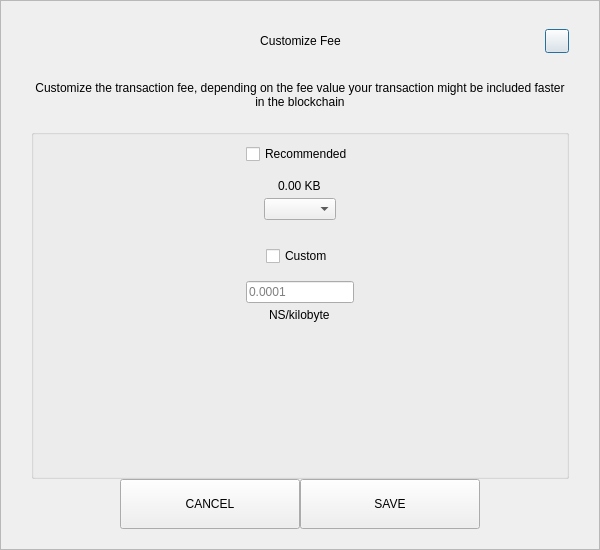
<?xml version="1.0" encoding="UTF-8"?>
<ui version="4.0">
 <class>SendCustomFeeDialog</class>
 <widget class="QDialog" name="SendCustomFeeDialog">
  <property name="geometry">
   <rect>
    <x>0</x>
    <y>0</y>
    <width>600</width>
    <height>550</height>
   </rect>
  </property>
  <property name="windowTitle">
   <string>Form</string>
  </property>
  <layout class="QVBoxLayout" name="verticalLayout_3">
   <property name="spacing">
    <number>0</number>
   </property>
   <property name="leftMargin">
    <number>0</number>
   </property>
   <property name="topMargin">
    <number>0</number>
   </property>
   <property name="rightMargin">
    <number>0</number>
   </property>
   <property name="bottomMargin">
    <number>0</number>
   </property>
   <item>
    <widget class="QFrame" name="frame">
     <property name="styleSheet">
      <string notr="true"/>
     </property>
     <property name="frameShape">
      <enum>QFrame::StyledPanel</enum>
     </property>
     <property name="frameShadow">
      <enum>QFrame::Raised</enum>
     </property>
     <layout class="QVBoxLayout" name="verticalLayout_2">
      <property name="spacing">
       <number>0</number>
      </property>
      <property name="leftMargin">
       <number>30</number>
      </property>
      <property name="topMargin">
       <number>20</number>
      </property>
      <property name="rightMargin">
       <number>30</number>
      </property>
      <property name="bottomMargin">
       <number>20</number>
      </property>
      <item>
       <layout class="QHBoxLayout" name="horizontalLayout_3">
        <property name="spacing">
         <number>0</number>
        </property>
        <item>
         <spacer name="horizontalSpacer_21">
          <property name="orientation">
           <enum>Qt::Horizontal</enum>
          </property>
          <property name="sizeHint" stdset="0">
           <size>
            <width>40</width>
            <height>20</height>
           </size>
          </property>
         </spacer>
        </item>
        <item>
         <widget class="QLabel" name="labelTitle">
          <property name="minimumSize">
           <size>
            <width>0</width>
            <height>40</height>
           </size>
          </property>
          <property name="maximumSize">
           <size>
            <width>16777215</width>
            <height>40</height>
           </size>
          </property>
          <property name="styleSheet">
           <string notr="true">padding-left:24px;</string>
          </property>
          <property name="text">
           <string>Customize Fee</string>
          </property>
          <property name="alignment">
           <set>Qt::AlignCenter</set>
          </property>
          <property name="margin">
           <number>7</number>
          </property>
         </widget>
        </item>
        <item>
         <spacer name="horizontalSpacer">
          <property name="orientation">
           <enum>Qt::Horizontal</enum>
          </property>
          <property name="sizeHint" stdset="0">
           <size>
            <width>40</width>
            <height>20</height>
           </size>
          </property>
         </spacer>
        </item>
        <item>
         <widget class="QPushButton" name="btnEsc">
          <property name="minimumSize">
           <size>
            <width>24</width>
            <height>24</height>
           </size>
          </property>
          <property name="maximumSize">
           <size>
            <width>24</width>
            <height>24</height>
           </size>
          </property>
          <property name="text">
           <string/>
          </property>
         </widget>
        </item>
       </layout>
      </item>
      <item>
       <spacer name="verticalSpacer_2">
        <property name="orientation">
         <enum>Qt::Vertical</enum>
        </property>
        <property name="sizeType">
         <enum>QSizePolicy::Fixed</enum>
        </property>
        <property name="sizeHint" stdset="0">
         <size>
          <width>20</width>
          <height>20</height>
         </size>
        </property>
       </spacer>
      </item>
      <item>
       <widget class="QLabel" name="labelMessage">
        <property name="text">
         <string>Customize the transaction fee, depending on the fee value your transaction might be included faster in the blockchain</string>
        </property>
        <property name="alignment">
         <set>Qt::AlignCenter</set>
        </property>
        <property name="wordWrap">
         <bool>true</bool>
        </property>
       </widget>
      </item>
      <item>
       <spacer name="verticalSpacer_3">
        <property name="orientation">
         <enum>Qt::Vertical</enum>
        </property>
        <property name="sizeType">
         <enum>QSizePolicy::Fixed</enum>
        </property>
        <property name="sizeHint" stdset="0">
         <size>
          <width>20</width>
          <height>20</height>
         </size>
        </property>
       </spacer>
      </item>
      <item>
       <widget class="QGroupBox" name="groupBox">
        <property name="title">
         <string/>
        </property>
        <layout class="QVBoxLayout" name="verticalLayout">
         <property name="leftMargin">
          <number>12</number>
         </property>
         <property name="rightMargin">
          <number>12</number>
         </property>
         <item>
          <layout class="QVBoxLayout" name="verticalLayout_4">
           <property name="spacing">
            <number>5</number>
           </property>
           <item alignment="Qt::AlignHCenter">
            <widget class="QCheckBox" name="checkBoxRecommended">
             <property name="text">
              <string>Recommended</string>
             </property>
            </widget>
           </item>
           <item>
            <spacer name="verticalSpacer_5">
             <property name="orientation">
              <enum>Qt::Vertical</enum>
             </property>
             <property name="sizeType">
              <enum>QSizePolicy::Fixed</enum>
             </property>
             <property name="sizeHint" stdset="0">
              <size>
               <width>20</width>
               <height>10</height>
              </size>
             </property>
            </spacer>
           </item>
           <item alignment="Qt::AlignHCenter">
            <widget class="QLabel" name="labelFee">
             <property name="text">
              <string>0.00 KB</string>
             </property>
            </widget>
           </item>
           <item alignment="Qt::AlignHCenter">
            <widget class="QComboBox" name="comboBoxRecommended"/>
           </item>
          </layout>
         </item>
         <item>
          <spacer name="verticalSpacer">
           <property name="orientation">
            <enum>Qt::Vertical</enum>
           </property>
           <property name="sizeType">
            <enum>QSizePolicy::Fixed</enum>
           </property>
           <property name="sizeHint" stdset="0">
            <size>
             <width>20</width>
             <height>20</height>
            </size>
           </property>
          </spacer>
         </item>
         <item>
          <layout class="QVBoxLayout" name="verticalLayout_5">
           <property name="spacing">
            <number>5</number>
           </property>
           <item alignment="Qt::AlignHCenter">
            <widget class="QCheckBox" name="checkBoxCustom">
             <property name="text">
              <string>Custom</string>
             </property>
            </widget>
           </item>
           <item>
            <spacer name="verticalSpacer_6">
             <property name="orientation">
              <enum>Qt::Vertical</enum>
             </property>
             <property name="sizeType">
              <enum>QSizePolicy::Fixed</enum>
             </property>
             <property name="sizeHint" stdset="0">
              <size>
               <width>20</width>
               <height>10</height>
              </size>
             </property>
            </spacer>
           </item>
           <item alignment="Qt::AlignHCenter">
            <widget class="QLineEdit" name="lineEditCustomFee">
             <property name="placeholderText">
              <string notr="true">0.0001</string>
             </property>
            </widget>
           </item>
           <item alignment="Qt::AlignHCenter">
            <widget class="QLabel" name="labelCustomFee">
             <property name="text">
              <string>NS/kilobyte</string>
             </property>
            </widget>
           </item>
          </layout>
         </item>
         <item>
          <spacer name="verticalSpacer_4">
           <property name="orientation">
            <enum>Qt::Vertical</enum>
           </property>
           <property name="sizeHint" stdset="0">
            <size>
             <width>20</width>
             <height>40</height>
            </size>
           </property>
          </spacer>
         </item>
        </layout>
       </widget>
      </item>
      <item>
       <layout class="QHBoxLayout" name="horizontalLayout" stretch="1,2,2,1">
        <item>
         <spacer name="horizontalSpacer1">
          <property name="orientation">
           <enum>Qt::Horizontal</enum>
          </property>
          <property name="sizeHint" stdset="0">
           <size>
            <width>40</width>
            <height>20</height>
           </size>
          </property>
         </spacer>
        </item>
        <item>
         <widget class="QPushButton" name="btnCancel">
          <property name="minimumSize">
           <size>
            <width>180</width>
            <height>50</height>
           </size>
          </property>
          <property name="focusPolicy">
           <enum>Qt::NoFocus</enum>
          </property>
          <property name="text">
           <string>CANCEL</string>
          </property>
         </widget>
        </item>
        <item>
         <widget class="QPushButton" name="btnSave">
          <property name="minimumSize">
           <size>
            <width>180</width>
            <height>50</height>
           </size>
          </property>
          <property name="focusPolicy">
           <enum>Qt::NoFocus</enum>
          </property>
          <property name="text">
           <string>SAVE</string>
          </property>
         </widget>
        </item>
        <item>
         <spacer name="horizontalSpacer_2">
          <property name="orientation">
           <enum>Qt::Horizontal</enum>
          </property>
          <property name="sizeHint" stdset="0">
           <size>
            <width>40</width>
            <height>20</height>
           </size>
          </property>
         </spacer>
        </item>
       </layout>
      </item>
     </layout>
    </widget>
   </item>
  </layout>
 </widget>
 <resources/>
 <connections/>
</ui>
